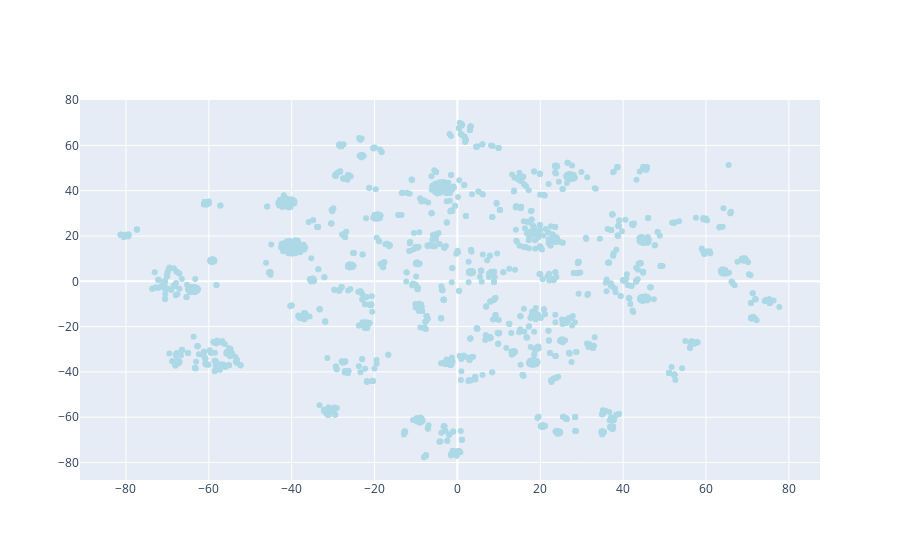

Write notebook code for a chart like this one.
### Code cell
data = [
    go.Scatter(
        x = tsne_df.iloc[:2000,0].values,
        y = tsne_df.iloc[:2000,1].values,
        text = tsne_df.iloc[:2000,2].values,
        hoverinfo = 'text',
        marker = dict(
            color = 'lightblue'
        ),
        mode='markers',
        showlegend = False
    )
]

iplot(data, filename = "add-hover-text")

### Figure 1 — Plotly figure (JSON) as saved in the notebook; plotly's stock layout.template omitted (floating-point values rounded to 4 significant figures; data arrays with more than 128 entries replaced by an {"elided": "..."} marker saying what was removed)
{"data": [{"hoverinfo": "text", "marker": {"color": "lightblue"}, "mode": "markers", "showlegend": false, "text": {"elided": "2000 str values"}, "type": "scatter", "x": {"elided": "2000 float values"}, "y": {"elided": "2000 float values"}}], "layout": {}}
